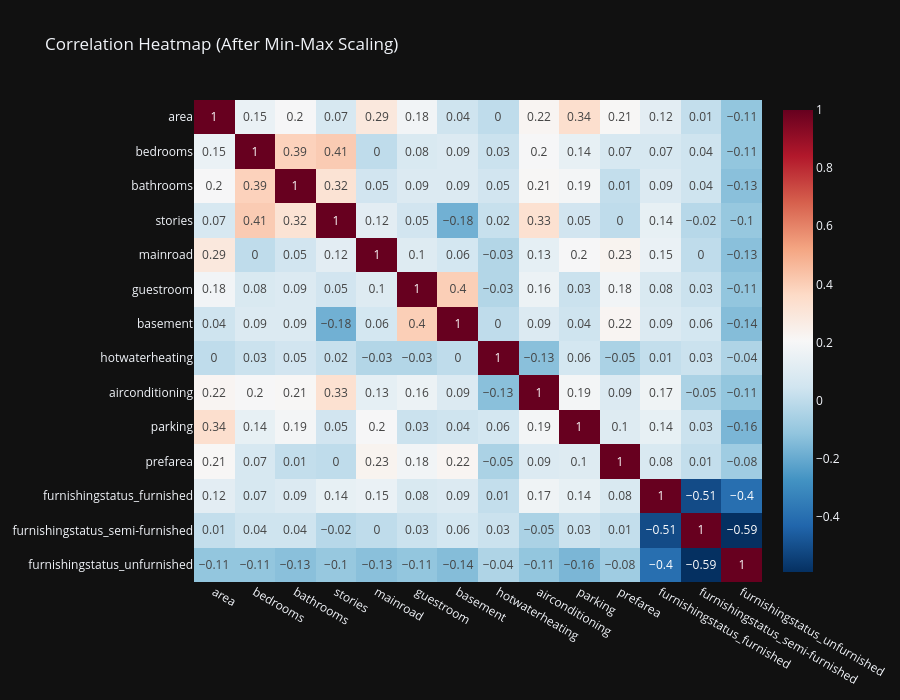

Notebook code cell kept with this figure:
### Code cell
import plotly.express as px

X_train_scaled = pd.DataFrame(
    X_train_scaled,
    columns=X_train.columns,
    index=X_train.index
)
corr = X_train_scaled.corr().round(2)

fig = px.imshow(
    corr,
    text_auto=True,          # 👈 numbers inside squares
    aspect="auto",
    color_continuous_scale="RdBu_r",
    title="Correlation Heatmap (After Min-Max Scaling)"
)

fig.update_layout(
    width=900,
    height=700
)

fig.show()

### Figure 1 — Plotly figure (JSON) as saved in the notebook; plotly's stock layout.template omitted (floating-point values rounded to 4 significant figures; data arrays with more than 128 entries replaced by an {"elided": "..."} marker saying what was removed)
{"data": [{"coloraxis": "coloraxis", "name": "0", "texttemplate": "%{z}", "x": ["area", "bedrooms", "bathrooms", "stories", "mainroad", "guestroom", "basement", "hotwaterheating", "airconditioning", "parking", "prefarea", "furnishingstatus_furnished", "furnishingstatus_semi-furnished", "furnishingstatus_unfurnished"], "y": ["area", "bedrooms", "bathrooms", "stories", "mainroad", "guestroom", "basement", "hotwaterheating", "airconditioning", "parking", "prefarea", "furnishingstatus_furnished", "furnishingstatus_semi-furnished", "furnishingstatus_unfurnished"], "z": {"elided": "14x14 float values"}, "type": "heatmap", "xaxis": "x", "yaxis": "y", "hovertemplate": "x: %{x}<br>y: %{y}<br>color: %{z}<extra></extra>"}], "layout": {"xaxis": {"anchor": "y", "domain": [0.0, 1.0]}, "yaxis": {"anchor": "x", "domain": [0.0, 1.0], "autorange": "reversed"}, "coloraxis": {"colorscale": [[0.0, "rgb(5,48,97)"], [0.1, "rgb(33,102,172)"], [0.2, "rgb(67,147,195)"], [0.3, "rgb(146,197,222)"], [0.4, "rgb(209,229,240)"], [0.5, "rgb(247,247,247)"], [0.6, "rgb(253,219,199)"], [0.7, "rgb(244,165,130)"], [0.8, "rgb(214,96,77)"], [0.9, "rgb(178,24,43)"], [1.0, "rgb(103,0,31)"]]}, "title": {"text": "Correlation Heatmap (After Min-Max Scaling)"}, "width": 900, "height": 700}}
